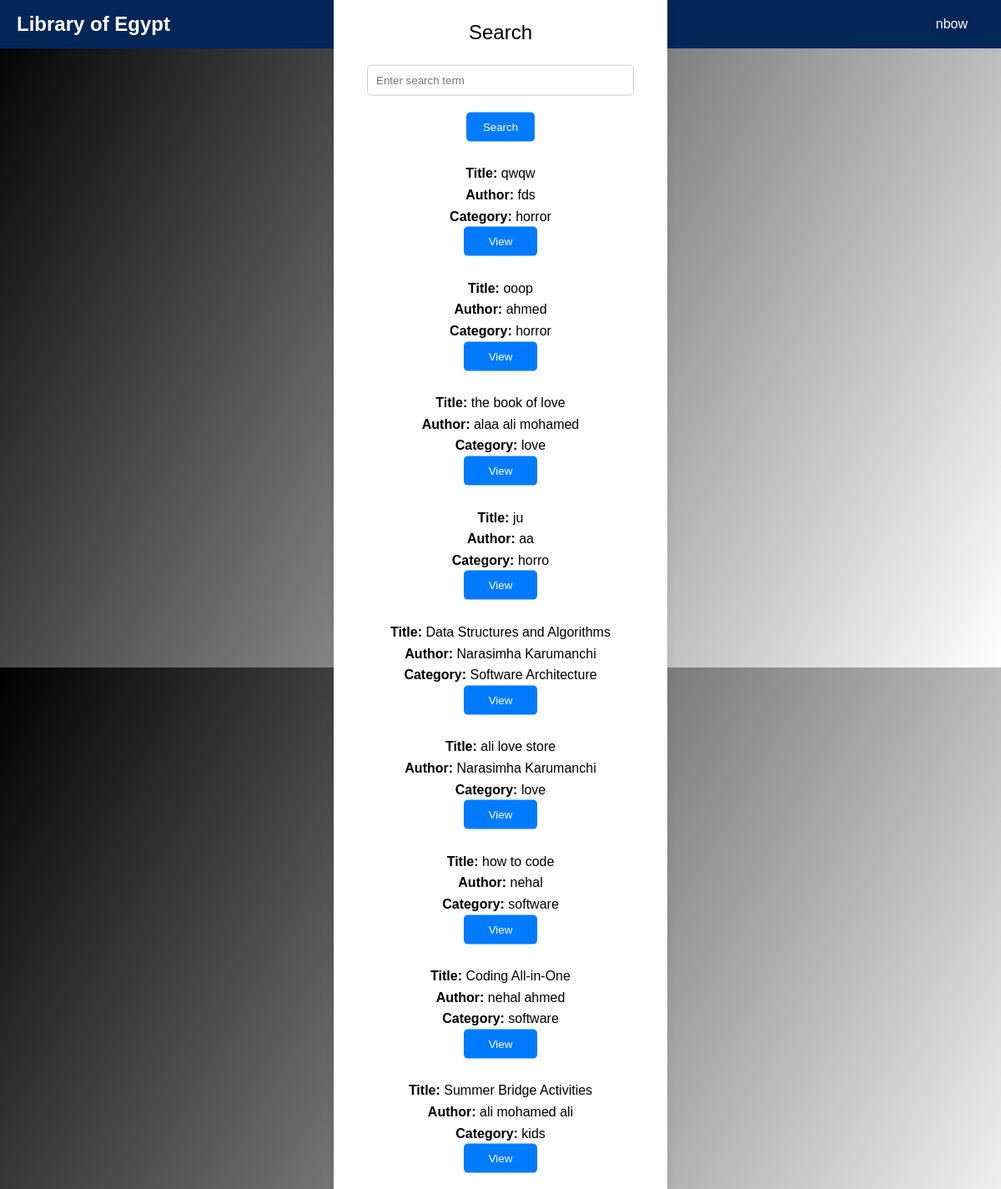
The app's page /search/ (signed in) with its own data.
### members/models.py (models this page shows, shortened)
class Book(models.Model):
    title = models.CharField(max_length=255)
    author = models.CharField(max_length=255)
    description = models.TextField()
    isbn = models.CharField(max_length=13)
    image_url = models.URLField()
    category = models.CharField(max_length=255)
    year_of_publish = models.DateField()
    available = models.BooleanField(default=True)  # Indicates if the book is available for borrowing

### members/views.py (the view)
# urls.py: path('search/', views.search_books, name='search_books'),
def search_books(request):
    query = request.GET.get('q', '')
    if query:
        books = Book.objects.filter(
            Q(title__icontains=query) |
            Q(author__icontains=query) |
            Q(category__icontains=query)
        )
    else:
        books = Book.objects.all()  # Display all books when there's no search query
    context = {
        'books': books,
        'query': query,
    }
    return render(request, 'members/search.html', context)

### members/templates/members/Search.html (shortened to what this page needs)
{% load static %}
<!DOCTYPE html>
<html lang="en">
<head>
    <link rel="stylesheet" href="{% static 'members/css/Search.css' %}">
    <link rel="stylesheet" href="{% static 'members/css/navBar.css' %}">
</head>
<body>
    <nav class="navbar">
        <div class="nav-container">
            <div class="logo">
                <a href="{% url 'Home' %}">Library of Egypt</a>
            </div>
            <ul class="nav-menu">
                <li><a href="{% url 'Home' %}">Home</a></li>
                <li><a href="{% url 'Search' %}">Search</a></li>
                <li><a href="{% url 'about' %}">About</a></li>
                <li><a href="{% url 'list' %}">List</a></li>
            </ul>
            <div class="login-button">
                {% if user.is_authenticated %}
                <a href="{% url 'account' %}">{{ user.username }}</a>
            {% else %}
                <a href="{% url 'Log_in' %}">Login</a>
            {% endif %}
            </div>
        </div>
    </nav>
    <div class="first">
        <header>Search</header>
        <div class="search-input">
            <form method="GET" action="{% url 'search_books' %}">
                <input type="text" id="searchInput" name="q" placeholder="Enter search term" value="{{ query }}"  onclick="searchBooks()">
                <button type="submit" >Search</button>
            </form>
        </div>
        <div id="searchResults">
            {% if books %}
                <ul>
                    {% for book in books %}
                        <div>
                            <div class="book-result">
                                <div class="details">
                                    <br>
                                    <p><strong>Title:</strong> {{ book.title }}</p>
                                    <p><strong>Author:</strong> {{ book.author }}</p>
                                    <p><strong>Category:</strong> {{ book.category }}</p>
                                   <button class="borrow-button"><a
                                    style="
                                    color: white;
                                    text-decoration: none;
                                    padding: 10px;
                                    "
                                     class="atag" href="/book/{{ book.id }}/" >View</a></button>
                                   <br>
                                </div>
                            </div>
                        </div>
                    {% endfor %}
                </ul>
            {% else %}
                <p>No matching books found.</p>
            {% endif %}
        </div>
    </div>
</body>
</html>

### members/static/members/css/Search.css (style rules this page uses)
body { background-color: #fafafa; margin: 0; padding: 0; font-family: Arial, Helvetica, sans-serif; color: black; background: linear-gradient(120deg, black , white); }
.first { position: absolute; top: 50%; left: 50%; transform: translate(-50%, -50%); background-color: white; border-radius: 20px; box-shadow: 0 4px 8px rgba(0, 0, 0, 0.1); padding: 40px; text-align: center; width: 400px; }
.first header { font-size: 24px; margin-bottom: 20px; }
.first input[type="text"] { width: 100%; padding: 10px; margin-bottom: 20px; border: 1px solid #ccc; border-radius: 5px; box-sizing: border-box; }
.first button { padding: 10px 20px; background-color: #007bff; color: white; border: none; border-radius: 5px; cursor: pointer; transition: background-color 0.3s ease; }
.borrow-button { background-color: #007bff; color: white; padding: 10px 15px; text-decoration: none; border-radius: 5px; transition: background-color 0.3s; }
.atag { color: white; text-decoration: none; padding: 10px; }
.details { flex: 1; }

### members/static/members/css/navBar.css (style rules this page uses)
* { margin: 0; padding: 0; box-sizing: border-box; }
body { font-family: 'Arial', sans-serif; line-height: 1.6; background-color: #f4f4f4; }
.navbar { background-color: #052659; color: white; display: flex; justify-content: space-between; align-items: center; padding: 10px 20px; }
.nav-container { width: 100%; max-width: 1200px; display: flex; justify-content: space-between; align-items: center; margin: 0 auto; }
.logo a { color: white; text-decoration: none; font-size: 1.5em; font-weight: bold; }
.nav-menu { list-style-type: none; display: flex; }
.nav-menu li { padding: 0 15px; }
.nav-menu li a { color: white; text-decoration: none; transition: color 0.3s ease; }
.login-button a { padding: 8px 20px; background-color: #052659 ; color: white; text-decoration: none; border-radius: 5px; transition: background-color 0.3s ease; }

### records on screen
Book: title "qwqw", author "fds", category "horror"
Book: title "ooop", author "ahmed", category "horror"
Book: title "the book of love", author "alaa ali mohamed", category "love"
Book: title "ju", author "aa", category "horro"
Book: title "Data Structures and Algorithms", author "Narasimha Karumanchi", category "Software Architecture"
Book: title "ali love store", author "Narasimha Karumanchi", category "love"
Book: title "how to code", author "nehal", category "software"
Book: title "Coding All-in-One", author "nehal ahmed", category "software"
Book: title "Summer Bridge Activities", author "ali mohamed ali", category "kids"

### other values on screen
{{ user.username }} "nbow"
